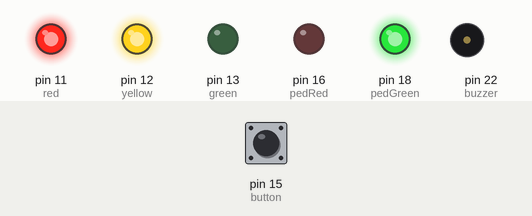
A program run on a simulated Raspberry Pi (header pin numbers). Shown: output pins drawn as LEDs (lit = HIGH), buzzer (waves = sounding, pin HIGH). The test bench sets the inputs (shaded band); at power-on: pin 15 (button) HIGH. Threads take turns every 2 ms.

Above: at 1.2 s.
1.3 s: pin 15 (button) pulled LOW for 0.15 s
At 2.0 s:
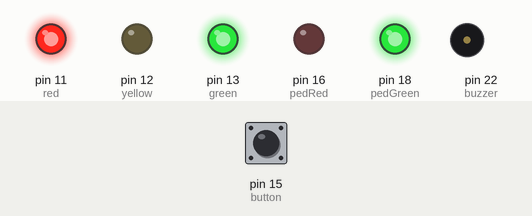
At 7.65 s:
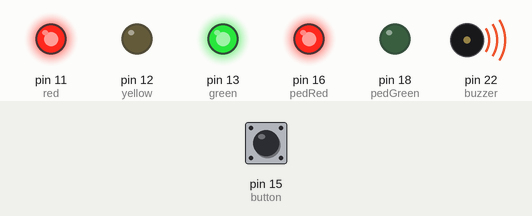
10.4 s: pin 15 (button) pulled LOW for 3.2 s
At 14.65 s:
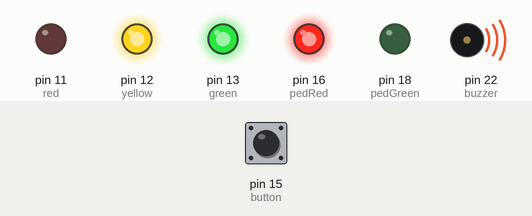
Timing chart, 0 to 21.1 s (numbered marks = the images above; inputs shaded):
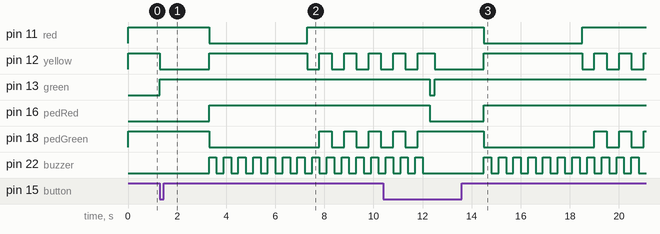

The program:

PelicanV2.py
```python
'''
Created on 10 Nov 2012

@author: Jamie
'''

import threading
from time import sleep
import RPi.GPIO as GPIO

red=11      # GPIO0
yellow=12   # GPIO1
green=13    # GPIO2
button=15   # GPIO3
pedRed=16   # GPIO4
pedGreen=18 # GPIO5
buzzer=22   # GPIO6

flashes = 5
delayOnGreen = 4;
delayFlashingAmber = 0.5
delayBuzzer = 0.3
delayButtonServicing = 0.2

# Setup board & pins
GPIO.setwarnings(False)
GPIO.setmode(GPIO.BOARD)
GPIO.setup (red, GPIO.OUT)
GPIO.setup (yellow, GPIO.OUT)
GPIO.setup (green, GPIO.OUT)
GPIO.setup (button, GPIO.IN)
GPIO.setup (pedRed, GPIO.OUT)
GPIO.setup (pedGreen, GPIO.OUT)
GPIO.setup (buzzer, GPIO.OUT)

# Starting state for LEDs
GPIO.output (red, True)
GPIO.output (yellow, True)
GPIO.output (green, False)
GPIO.output (pedRed, False)
GPIO.output (pedGreen, True)

# Thread to sequence LEDs through red & flashing amber
# whilst buzzer sounding
class ThreadLights ( threading.Thread ):
    def run ( self ):
        # Red / Walk
        GPIO.output (red, False)
        GPIO.output (yellow, True)
        GPIO.output (green, True)
        GPIO.output (pedRed, True)
        GPIO.output (pedGreen, False)
        sleep(delayOnGreen)
        # Flashing Amber
        GPIO.output (red, True)
        GPIO.output (green, True)
        for null in range(flashes):
            GPIO.output (yellow, False)
            GPIO.output (pedGreen, False)
            sleep(delayFlashingAmber)
            GPIO.output (yellow, True)
            GPIO.output (pedGreen, True)
            sleep(delayFlashingAmber)

def sequenceLights():
    # Amber
    GPIO.output (red, True)
    GPIO.output (yellow, False)
    GPIO.output (green, True)
    sleep(2)
    # Start red / flashing amber thread
    lightsTh = ThreadLights()
    lightsTh.start()
    # Sound buzzer while thread is alive
    while lightsTh.isAlive():
        GPIO.output (buzzer, True)
        sleep(delayBuzzer)
        GPIO.output (buzzer, False)
        sleep(delayBuzzer)
    #Green / Buzzer Off
    GPIO.output (red, True)
    GPIO.output (yellow, True)
    GPIO.output (green, False)
    GPIO.output (pedRed, False)

try:
    while True:
        # Service the buzzer
        # (Interrupts would be better)
        # (DOn't think they work on RPi GPIO yet)
        buttonReading = GPIO.input(button)
        if buttonReading == False:
            sequenceLights()
            sleep(delayButtonServicing)
# Catch ctrl-C on keyboard and turn the LEDs off
except KeyboardInterrupt:
    GPIO.output (red, True)
    GPIO.output (yellow, True)
    GPIO.output (green, True)
    GPIO.output (pedRed, True)
    GPIO.output (pedGreen, True)
```

Measured:
- after the input at 1.3 s, pin 11 (red): HIGH → LOW after 2.0 s, → HIGH 4.0 s later; pin 12 (yellow): goes LOW 2.0 s, HIGH 4.0 s, 3 × (LOW 0.50 s, HIGH 0.50 s), then LOW, starting at once
- after the input at 10.4 s, pin 11 (red): HIGH → LOW after 4.1 s, → HIGH 4.0 s later
